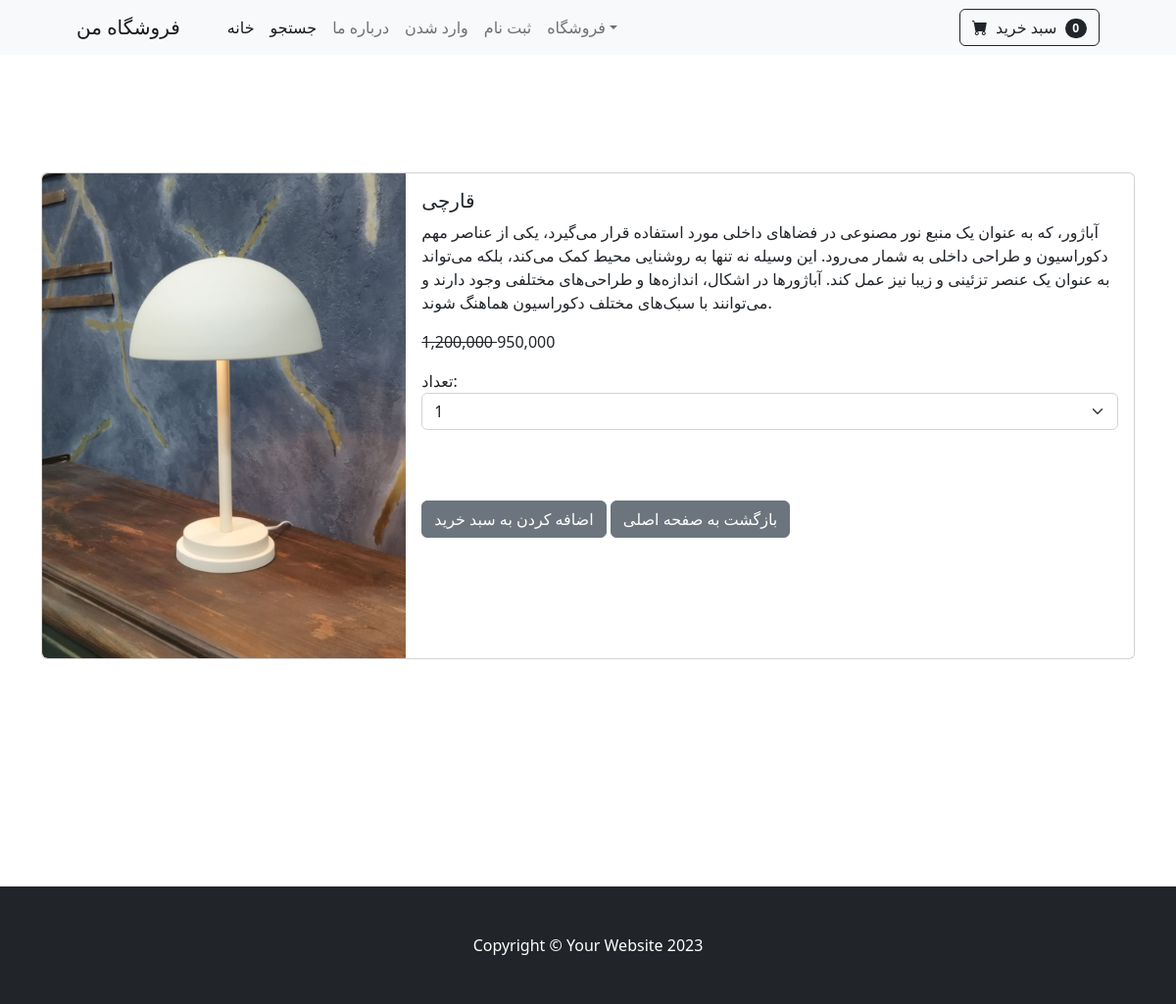
Screenshot of /product/10 with the database file from the repository.
### shop/models.py (models this page shows, shortened)
class Product(models.Model):
    name = models.CharField(max_length=40)
    description = models.CharField(max_length=500, default='', blank=True, null=True)
    price = models.DecimalField(default=0, decimal_places=0, max_digits=12)
    category = models.ForeignKey(Category, on_delete=models.CASCADE, default=1)
    picture = models.ImageField(upload_to='upload/product/')
    is_sale = models.BooleanField(default=False)
    sale_price = models.DecimalField(default=0, decimal_places=0, max_digits=12)

### shop/views.py (the view)
# urls.py: path('product/<int:pk>', views.product, name="product"),
def product(request,pk):
    product = Product.objects.get(id=pk)
    return render(request, 'product.html', {'product': product})

### cart/cart.py (called while the page is built)
    def __len__(self):
        return len(self.cart)

### cart/context_processors.py (called while the page is built)
def cart(request):
    return{'cart':Cart(request)}

### shop/templates/product.html (shortened to what this page needs)
{% extends 'base.html' %}
{% block content %}
<br><br><br><br><br>
<div class="container">
    <div class="card mb-3">
        <div class="row g-0">
          <div class="col-md-4">
            <img src="{{ product.picture.url }}" class="img-fluid rounded-start" alt="...">
          </div>
          <div class="col-md-8">
            <div class="card-body">
              <h5 class="card-title">{{ product.name }}</h5>
              <p class="card-text">{{ product.description }}</p>
              {% if product.is_sale %}
              <p class="card-text"> <strike> {{ product.price }} </strike> {{ product.sale_price }}</p>
              {% else %}
              <p class="card-text">{{ product.price }}</p>
              {% endif %}
              تعداد:
              <select class="form-select" id='cart-qty'>
                <option value="1">1</option>
              </select>
              <br><br><br>
              <button class='btn btn-secondary' type='button' value='{{ product.id }}' id='add-cart'>اضافه کردن به سبد خرید</button>
              <a href="{% url 'home' %}" class='btn btn-secondary'>بازگشت به صفحه اصلی</a>
            </div>
          </div>
        </div>
     </div>
</div>
<br><br><br><br><br><br><br><br><br>
{% endblock %}

### rows the page displays
Product: picture (picture), name "قارچی", description "آباژور، که به عنوان یک منبع نور مصنوعی در فضاهای داخلی مورد استفاده قرار می‌گیرد، یکی از عناصر مهم دکوراسیون و طراحی داخلی به شمار می‌رود. این وسیله نه تنها به روشنایی محیط کمک می‌کند، بلکه می‌تواند به عنوان یک عنصر تزئینی و زیبا نیز عمل کند. آباژورها در اشکال، اندازه‌ها و طراحی‌های مختلفی وجود دارند و می‌توانند با سبک‌های مختلف دکوراسیون هماهنگ شوند.", price "1,200,000", sale_price "950,000"

### other values shown
{{ cart|length }} "0"
